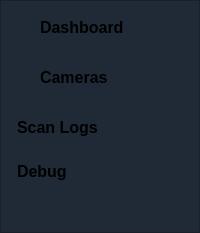
           <widget class="QFrame" name="TabMenu">
            <property name="sizePolicy">
             <sizepolicy hsizetype="Fixed" vsizetype="Expanding">
              <horstretch>0</horstretch>
              <verstretch>0</verstretch>
             </sizepolicy>
            </property>
            <property name="minimumSize">
             <size>
              <width>0</width>
              <height>0</height>
             </size>
            </property>
            <property name="maximumSize">
             <size>
              <width>16777215</width>
              <height>16777215</height>
             </size>
            </property>
            <property name="styleSheet">
             <string notr="true">background-color: rgb(32, 42, 54);</string>
            </property>
            <property name="frameShape">
             <enum>QFrame::Shape::StyledPanel</enum>
            </property>
            <property name="frameShadow">
             <enum>QFrame::Shadow::Plain</enum>
            </property>
            <layout class="QVBoxLayout" name="verticalLayout_2" stretch="0,0,0,0,0">
             <property name="spacing">
              <number>0</number>
             </property>
             <property name="leftMargin">
              <number>1</number>
             </property>
             <property name="topMargin">
              <number>1</number>
             </property>
             <property name="rightMargin">
              <number>1</number>
             </property>
             <property name="bottomMargin">
              <number>1</number>
             </property>
             <item alignment="Qt::AlignmentFlag::AlignHCenter|Qt::AlignmentFlag::AlignTop">
              <widget class="QPushButton" name="DashboardButton">
               <property name="sizePolicy">
                <sizepolicy hsizetype="Fixed" vsizetype="Fixed">
                 <horstretch>0</horstretch>
                 <verstretch>0</verstretch>
                </sizepolicy>
               </property>
               <property name="minimumSize">
                <size>
                 <width>150</width>
                 <height>50</height>
                </size>
               </property>
               <property name="styleSheet">
                <string notr="true">QPushButton {
    background-color: transparent;
    color: black;
    border: none;
    text-align: left;
    padding: 10px 15px 10px;
    font-size: 16px;
    font-weight: 500;
}

QPushButton:hover {
    background-color: #2c3e50;  /* dark hover background */
    color: white;
}

QPushButton:pressed {
    background-color: #1abc9c;  /* active click background */
    color: white;
}
</string>
               </property>
               <property name="text">
                <string>Dashboard</string>
               </property>
               <property name="icon">
                <iconset>
                 <normalon>:/styles/img/DashboardLogo.png</normalon>
                </iconset>
               </property>
               <property name="autoDefault">
                <bool>false</bool>
               </property>
               <property name="default">
                <bool>false</bool>
               </property>
               <property name="flat">
                <bool>false</bool>
               </property>
              </widget>
             </item>
             <item alignment="Qt::AlignmentFlag::AlignHCenter|Qt::AlignmentFlag::AlignTop">
              <widget class="QPushButton" name="CamerasButton">
               <property name="sizePolicy">
                <sizepolicy hsizetype="Fixed" vsizetype="Fixed">
                 <horstretch>0</horstretch>
                 <verstretch>0</verstretch>
                </sizepolicy>
               </property>
               <property name="minimumSize">
                <size>
                 <width>150</width>
                 <height>50</height>
                </size>
               </property>
               <property name="styleSheet">
                <string notr="true">QPushButton {
    background-color: transparent;
    color: black;
    border: none;
    text-align: left;
    padding: 10px 15px 10px;
    font-size: 16px;
    font-weight: 500;
}

QPushButton:hover {
    background-color: #2c3e50;  /* dark hover background */
    color: white;
}

QPushButton:pressed {
    background-color: #1abc9c;  /* active click background */
    color: white;
}
</string>
               </property>
               <property name="text">
                <string>Cameras</string>
               </property>
               <property name="icon">
                <iconset>
                 <normalon>:/styles/img/CamerasLogo.png</normalon>
                </iconset>
               </property>
               <property name="autoDefault">
                <bool>false</bool>
               </property>
               <property name="default">
                <bool>false</bool>
               </property>
               <property name="flat">
                <bool>false</bool>
               </property>
              </widget>
             </item>
             <item>
              <widget class="QPushButton" name="LogsButton">
               <property name="sizePolicy">
                <sizepolicy hsizetype="Fixed" vsizetype="Fixed">
                 <horstretch>0</horstretch>
                 <verstretch>0</verstretch>
                </sizepolicy>
               </property>
               <property name="minimumSize">
                <size>
                 <width>150</width>
                 <height>50</height>
                </size>
               </property>
               <property name="styleSheet">
                <string notr="true">QPushButton {
    background-color: transparent;
    color: black;
    border: none;
    text-align: left;
    padding: 10px 15px 10px;
    font-size: 16px;
    font-weight: 500;
}

QPushButton:hover {
    background-color: #2c3e50;  /* dark hover background */
    color: white;
}

QPushButton:pressed {
    background-color: #1abc9c;  /* active click background */
    color: white;
}
</string>
               </property>
               <property name="text">
                <string>Scan Logs</string>
               </property>
               <property name="icon">
                <iconset>
                 <normalon>:/styles/img/LogsLogo.png</normalon>
                </iconset>
               </property>
               <property name="autoDefault">
                <bool>false</bool>
               </property>
               <property name="default">
                <bool>false</bool>
               </property>
               <property name="flat">
                <bool>false</bool>
               </property>
              </widget>
             </item>
             <item>
              <widget class="QPushButton" name="DebugButton">
               <property name="styleSheet">
                <string notr="true">QPushButton {
    background-color: transparent;
    color: black;
    border: none;
    text-align: left;
    padding: 10px 15px 10px;
    font-size: 16px;
    font-weight: 500;
}

QPushButton:hover {
    background-color: #2c3e50;  /* dark hover background */
    color: white;
}

QPushButton:pressed {
    background-color: #1abc9c;  /* active click background */
    color: white;
}
</string>
               </property>
               <property name="text">
                <string>Debug</string>
               </property>
               <property name="icon">
                <iconset resource="resource.qrc">
                 <normaloff>:/styles/img/DebugLogo.png</normaloff>:/styles/img/DebugLogo.png</iconset>
               </property>
              </widget>
             </item>
             <item>
              <spacer name="verticalSpacer">
               <property name="orientation">
                <enum>Qt::Orientation::Vertical</enum>
               </property>
               <property name="sizeHint" stdset="0">
                <size>
                 <width>20</width>
                 <height>40</height>
                </size>
               </property>
              </spacer>
             </item>
            </layout>
           </widget>
